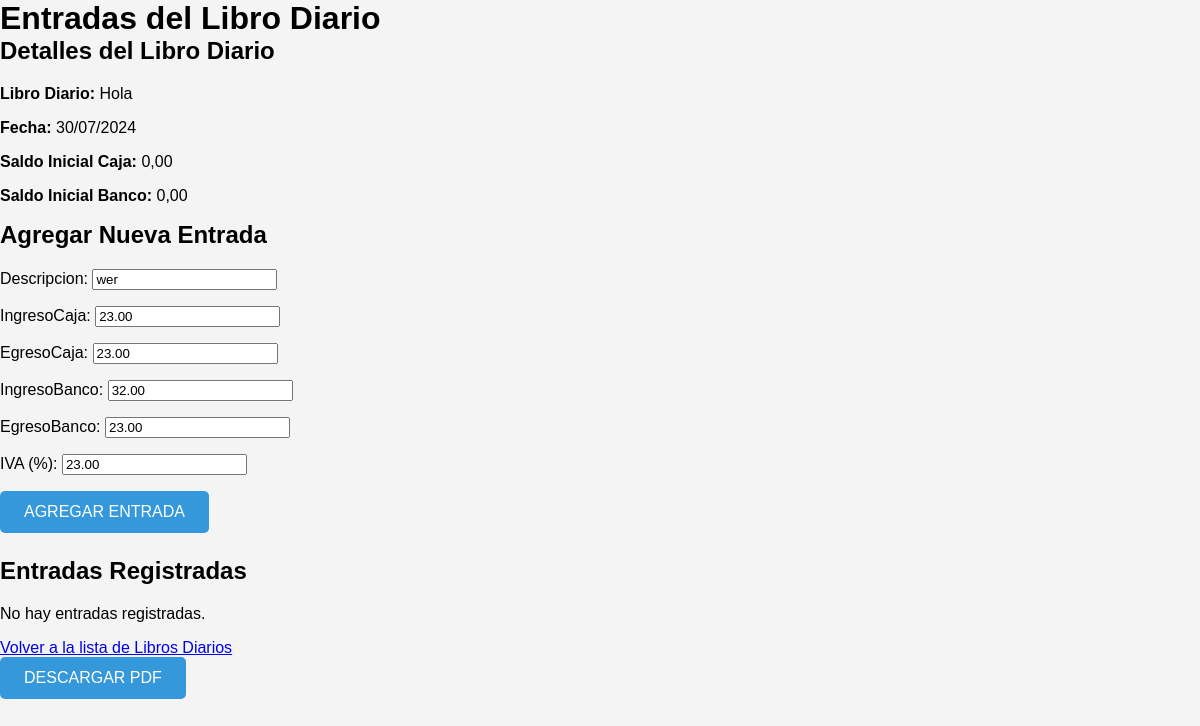
Screenshot of /entrada/34/modificar/ with the database file from the repository.
### AplicacionLibro/models.py (models this page shows, shortened)
class LibroDiario(models.Model):
    fecha = models.DateField()
    descripcion = models.CharField(max_length=100)
    saldoInicialCaja = models.DecimalField(max_digits=18, decimal_places=2, default=0)
    saldoInicialBanco = models.DecimalField(max_digits=18, decimal_places=2, default=0)
    saldoFinalCaja = models.DecimalField(max_digits=18, decimal_places=2, default=0, editable=False)
    saldoFinalBanco = models.DecimalField(max_digits=18, decimal_places=2, default=0, editable=False)
    ivaIngresoTotal = models.DecimalField(max_digits=18, decimal_places=2, default=0, editable=False)
    ivaEgresoTotal = models.DecimalField(max_digits=18, decimal_places=2, default=0, editable=False)
    def __str__(self):
        return self.descripcion

class EntradaDiario(models.Model):
    descripcion = models.CharField(max_length=255)
    ingresoCaja = models.DecimalField(max_digits=10, decimal_places=2, default=0)
    egresoCaja = models.DecimalField(max_digits=10, decimal_places=2, default=0)
    ingresoBanco = models.DecimalField(max_digits=10, decimal_places=2, default=0)
    egresoBanco = models.DecimalField(max_digits=10, decimal_places=2, default=0)
    iva = models.DecimalField(max_digits=5, decimal_places=2, default=0)  # IVA en porcentaje
    ivaIngreso = models.DecimalField(max_digits=10, decimal_places=2, default=0, editable=False)
    ivaEgreso = models.DecimalField(max_digits=10, decimal_places=2, default=0, editable=False)
    libroDiario = models.ForeignKey('LibroDiario', on_delete=models.CASCADE)
    fecha = models.DateField()

### AplicacionLibro/views.py (the view)
# urls.py: path('entrada/<int:entrada_id>/modificar/', views.modificar_entrada, name='modificar_entrada'),
def modificar_entrada(request, entrada_id):
    entrada = get_object_or_404(EntradaDiario, id=entrada_id)
    if request.method == 'POST':
        form = EntradaDiarioForm(request.POST, instance=entrada)
        if form.is_valid():
            form.save()
            entrada.libroDiario.calcular_saldo_final()
            entrada.libroDiario.save()
            return redirect('entrada_diario', libro_diario_id=entrada.libroDiario.id)
    else:
        form = EntradaDiarioForm(instance=entrada)
    return render(request, 'EntradaDiario.html', {'form': form, 'libro_diario': entrada.libroDiario})

### AplicacionLibro/forms.py
class EntradaDiarioForm(forms.ModelForm):
    class Meta:
        model = EntradaDiario
        exclude = ['numeroComprobante', 'ivaIngreso', 'ivaEgreso', 'fecha', 'libroDiario']  # Excluye los campos
        widgets = {
            'descripcion': forms.TextInput(attrs={'placeholder': 'Descripción'}),
            'ingresoCaja': forms.NumberInput(attrs={'placeholder': 'Ingreso Caja'}),
            'egresoCaja': forms.NumberInput(attrs={'placeholder': 'Egreso Caja'}),
            'ingresoBanco': forms.NumberInput(attrs={'placeholder': 'Ingreso Banco'}),
            'egresoBanco': forms.NumberInput(attrs={'placeholder': 'Egreso Banco'}),
            'iva': forms.NumberInput(attrs={'placeholder': 'IVA (%)'})
        }
    iva = forms.DecimalField(max_digits=5, decimal_places=2, initial=0, label='IVA (%)')

### templates/EntradaDiario.html (shortened to what this page needs)
{% load static %}
<!DOCTYPE html>
<html lang="es">
<head>
    <link rel="stylesheet" type="text/css" href="{% static 'css/entrada_diario.css' %}">
</head>
<body>
    <div id="content">
        <h1>Entradas del Libro Diario</h1>
        <div>
            <h2>Detalles del Libro Diario</h2>
            <p><strong>Libro Diario:</strong> {{ libro_diario }}</p>
            <p><strong>Fecha:</strong> {{ libro_diario.fecha|date:"d/m/Y" }}</p>
            <p><strong>Saldo Inicial Caja:</strong> {{ libro_diario.saldoInicialCaja }}</p>
            <p><strong>Saldo Inicial Banco:</strong> {{ libro_diario.saldoInicialBanco }}</p>
        </div>
        <div>
            <h2>Agregar Nueva Entrada</h2>
            <form method="post">
                {{ form.as_p }}
                <button type="submit">Agregar Entrada</button>
            </form>
        </div>
        <div>
            <h2>Entradas Registradas</h2>
            {% if entradas %}
                <table>
                    <thead>
                        <tr>
                            <th>ID Comprobante</th>
                            <th>Concepto</th>
                            <th>Monto</th>
                            <th>IVA%</th>
                            <th>Total IVA</th>
                            <th>Tipo</th>
                            <th>Fuente</th>
                            <th>Acciones</th>
                        </tr>
                    </thead>
                    <tbody>
                        {% for entrada in entradas %}
                            <tr>
                                <td>{{ entrada.id }}</td>
                                <td>{{ entrada.descripcion }}</td>
                                <td>{{ entrada.ingresoCaja|add:entrada.egresoCaja|add:entrada.ingresoBanco|add:entrada.egresoBanco }}</td>
                                <td>{{ entrada.iva }}</td>
                                <td>{{ entrada.iva_total }}</td>
                                <td data-tipo="{% if entrada.ingresoCaja or entrada.ingresoBanco %}Ingreso{% else %}Egreso{% endif %}"></td>
                                <td data-fuente="{% if entrada.ingresoCaja or entrada.egresoCaja %}Caja{% elif entrada.ingresoBanco or entrada.egresoBanco %}Banco{% endif %}"></td>
                                <td>
                                    <a href="{% url 'modificar_entrada' entrada.id %}">Modificar</a>
                                    <a href="{% url 'eliminar_entrada' entrada.id %}" onclick="return confirm('¿Estás seguro de que quieres eliminar esta entrada?');">Eliminar</a>
                                </td>
                            </tr>
                        {% empty %}
                            <tr>
                                <td colspan="8">No hay entradas registradas.</td>
                            </tr>
                        {% endfor %}
                    </tbody>
                </table>
            {% else %}
                <p>No hay entradas registradas.</p>
            {% endif %}
        </div>
        <div>
            <a href="{% url 'libro_diario' %}">Volver a la lista de Libros Diarios</a>
        </div>
    </div>
    <button onclick="generatePDF()">Descargar PDF</button>
</body>
</html>

### static/css/entrada_diario.css (style rules this page uses)
body { font-family: Arial, sans-serif; background-color: #f4f4f4; margin: 0; padding: 0; }
h1 { margin: 0; }
h2 { margin-top: 0; }
form { margin-bottom: 1.5em; }
button { background-color: #3498db; border: none; color: #fff; padding: 0.75em 1.5em; text-transform: uppercase; border-radius: 5px; cursor: pointer; font-size: 16px; }

### rows the page displays
LibroDiario: descripcion "Hola", fecha "30/07/2024", saldoInicialCaja "0,00", saldoInicialBanco "0,00"
EntradaDiario: descripcion "wer", ingresoCaja "23.00", egresoCaja "23.00", ingresoBanco "32.00", egresoBanco "23.00", iva "23.00"
